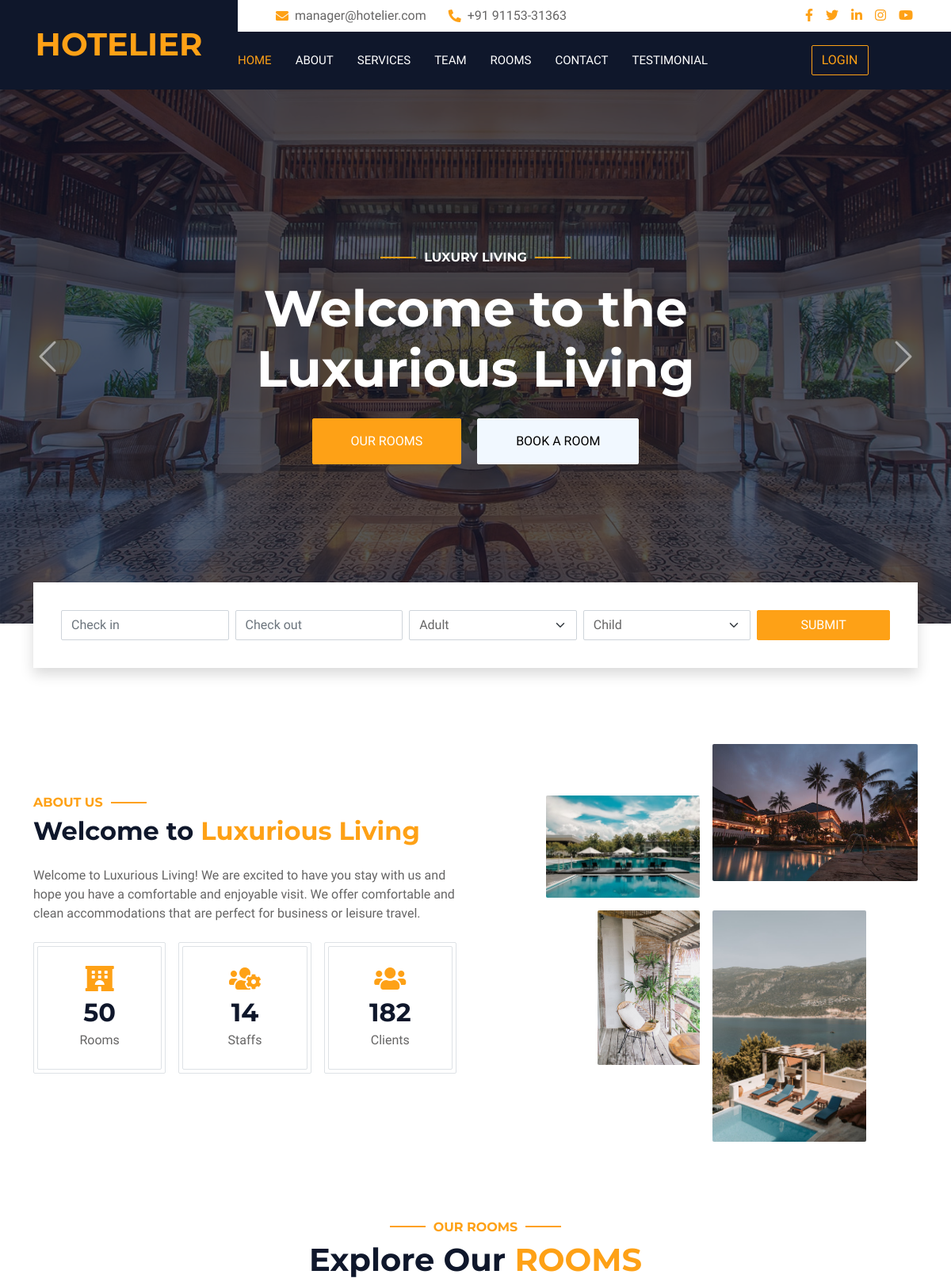
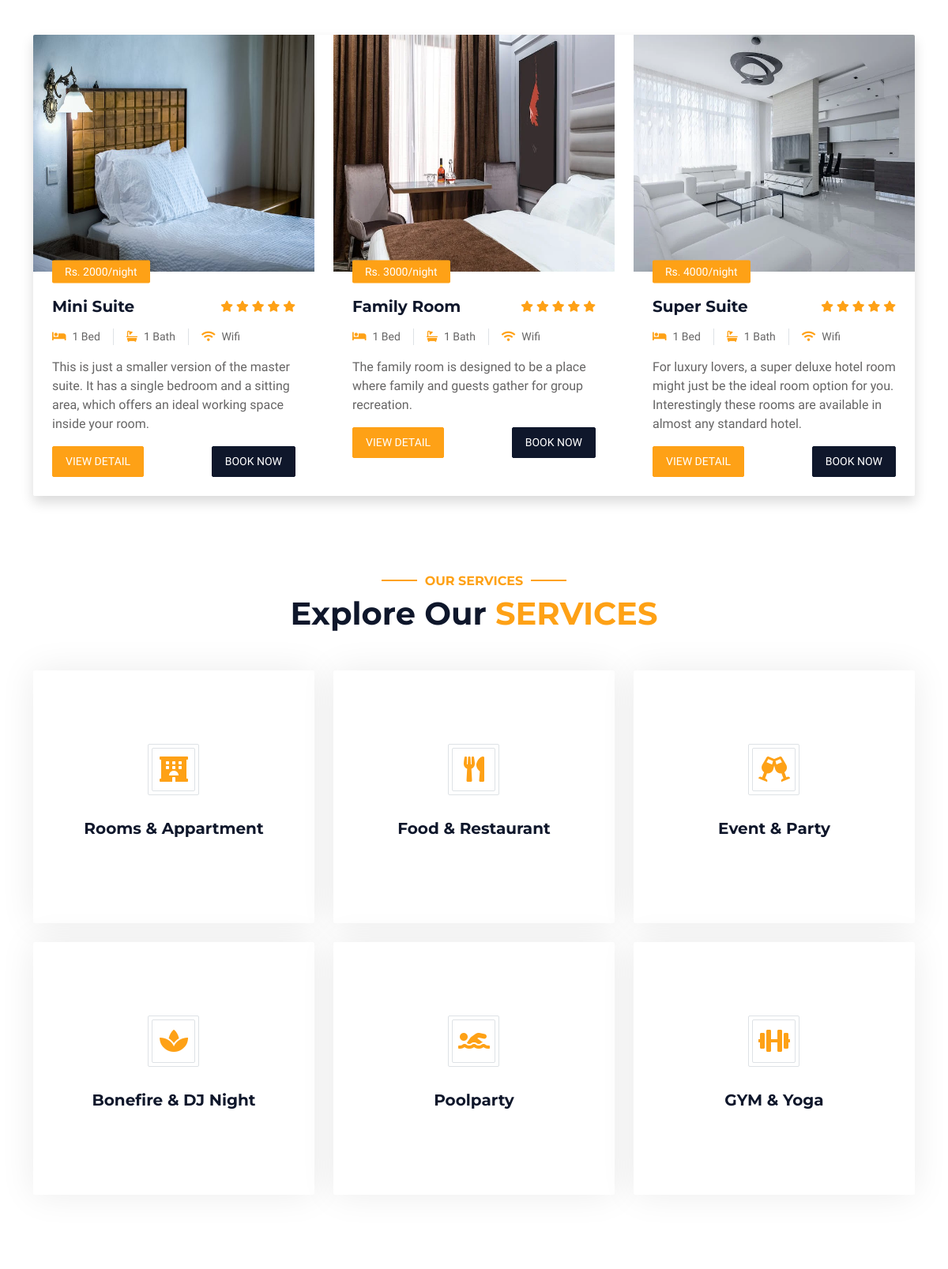
The page / (upper part) on the database its author committed (2 pictures, top to bottom).
### tables this page shows
CREATE TABLE `addroom` (
  `Sno` int(11) NOT NULL,
  `Type` varchar(50) NOT NULL,
  `Bed` int(10) NOT NULL,
  `Bath` int(10) NOT NULL,
  `Description` varchar(1000) NOT NULL,
  `Price` int(150) NOT NULL,
  `Image` varchar(200) NOT NULL
);

### index.php (the view, shortened to what this page needs)
<?php
include"header.php";
?>
        <div class="container-fluid p-0 mb-5">
            <div id="header-carousel" class="carousel slide" data-bs-ride="carousel">
                <div class="carousel-inner">
                    <div class="carousel-item active">
                        <img class="w-100" src="img/carousel-1.jpg" alt="Image">
                        <div class="carousel-caption d-flex flex-column align-items-center justify-content-center">
                            <div class="p-3" style="max-width: 700px;">
                                <h6 class="section-title text-white text-uppercase mb-3 animated slideInDown">Luxury Living</h6>
                                <h3 class="display-3 text-white mb-4 animated slideInDown">Welcome to the Luxurious Living</h3>
                                <a href="room.php" class="btn btn-primary py-md-3 px-md-5 me-3 animated slideInLeft">Our Rooms</a>
                                <a href="room.php" class="btn btn-light py-md-3 px-md-5 animated slideInRight">Book A Room</a>
                            </div>
                        </div>
                    </div>
                </div>
                <button class="carousel-control-prev" type="button" data-bs-target="#header-carousel"
                    data-bs-slide="prev">
                    <span class="carousel-control-prev-icon" aria-hidden="true"></span>
                </button>
                <button class="carousel-control-next" type="button" data-bs-target="#header-carousel"
                    data-bs-slide="next">
                    <span class="carousel-control-next-icon" aria-hidden="true"></span>
                </button>
            </div>
        </div>
        <div class="container-fluid booking pb-5 wow fadeIn" data-wow-delay="0.1s">
            <div class="container">
                <div class="bg-white shadow" style="padding: 35px;">
                    <div class="row g-2">
                        <div class="col-md-10">
                            <div class="row g-2">
                                <div class="col-md-3">
                                    <div class="date" id="date1" data-target-input="nearest">
                                        <input type="text" class="form-control datetimepicker-input"
                                            placeholder="Check in" data-target="#date1" data-toggle="datetimepicker" />
                                    </div>
                                </div>
                                <div class="col-md-3">
                                    <div class="date" id="date2" data-target-input="nearest">
                                        <input type="text" class="form-control datetimepicker-input" placeholder="Check out" data-target="#date2" data-toggle="datetimepicker"/>
                                    </div>
                                </div>
                                <div class="col-md-3">
                                    <select class="form-select">
                                        <option selected>Adult</option>
                                    </select>
                                </div>
                                <div class="col-md-3">
                                    <select class="form-select">
                                        <option selected>Child</option>
                                    </select>
                                </div>
                            </div>
                        </div>
                        <div class="col-md-2">
                            <button class="btn btn-primary w-100">Submit</button>
                        </div>
                    </div>
                </div>
            </div>
        </div>
        <div class="container-xxl py-5">
            <div class="container">
                <div class="row g-5 align-items-center">
                    <div class="col-lg-6">
                        <h6 class="section-title text-start text-primary text-uppercase">About Us</h6>
                        <h2 class="mb-4">Welcome to <span class="text-primary">Luxurious Living</span></h2>
                        <p class="mb-4">Welcome to Luxurious Living! We are excited to have you stay with us and hope you have a comfortable and enjoyable visit. We offer comfortable and clean accommodations that are perfect for business or leisure travel.</p>
                        <div class="row g-3 pb-4">
                            <div class="col-sm-4 wow fadeIn" data-wow-delay="0.1s">
                                <div class="border rounded p-1">
								<?php
								include"mconn.php";
								$x="SELECT * from addroom";
								$y=mysqli_query($conn,$x);
								$z=mysqli_num_rows($y);
								?>
                                    <div class="border rounded text-center p-4">
                                        <i class="fa fa-hotel fa-2x text-primary mb-2"></i>
                                        <h2 class="mb-1" data-toggle="counter-up"><?php echo $z; ?></h2>
                                        <p class="mb-0">Rooms</p>
                                    </div>
                                </div>
                            </div>
                            <div class="col-sm-4 wow fadeIn" data-wow-delay="0.3s">
                                <div class="border rounded p-1">
								<?php
								include"mconn.php";
								$x="SELECT * from staff";
								$y=mysqli_query($conn,$x);
								$z=mysqli_num_rows($y);
								?>
                                    <div class="border rounded text-center p-4">
                                        <i class="fa fa-users-cog fa-2x text-primary mb-2"></i>
                                        <h2 class="mb-1" data-toggle="counter-up"><?php echo $z; ?></h2>
                                        <p class="mb-0">Staffs</p>
                                    </div>
                                </div>
                            </div>
                            <div class="col-sm-4 wow fadeIn" data-wow-delay="0.5s">
                                <div class="border rounded p-1">
								<?php
								include"mconn.php";
								$x="SELECT * from totalvisitor";
								$y=mysqli_query($conn,$x);
								$z=mysqli_num_rows($y);
								?>
                                    <div class="border rounded text-center p-4">
                                        <i class="fa fa-users fa-2x text-primary mb-2"></i>
                                        <h2 class="mb-1" data-toggle="counter-up"><?php echo $z; ?></h2>
                                        <p class="mb-0">Clients</p>
                                    </div>
                                </div>
                            </div>
                        </div>
                    </div>
                    <div class="col-lg-6">
                        <div class="row g-3">
                            <div class="col-6 text-end">
                                <img class="img-fluid rounded w-75 wow zoomIn" data-wow-delay="0.1s" src="img/waterpool.jpeg" style="margin-top: 25%;">
                            </div>
                            <div class="col-6 text-start">
                                <img class="img-fluid rounded w-100 wow zoomIn" data-wow-delay="0.3s" src="img/hotel.jpeg">
                            </div>
                            <div class="col-6 text-end">
                                <img class="img-fluid rounded w-50 wow zoomIn" data-wow-delay="0.5s" src="img/balcony.jpeg">
                            </div>
                            <div class="col-6 text-start">
                                <img class="img-fluid rounded w-75 wow zoomIn" data-wow-delay="0.7s" src="img/mountain.jpeg">
                            </div>
                        </div>
                    </div>
                </div>
            </div>
        </div>
        <div class="container-xxl py-5">
            <div class="container">
				<?php
                include"mconn.php";
                $a="SELECT * from addroom order by rand() limit 3";
                $run=mysqli_query($conn,$a);
                $count=mysqli_num_rows($run);
                if($count>0)
                {
                ?>
                <div class="text-center wow fadeInUp" data-wow-delay="0.1s">
                    <h6 class="section-title text-center text-primary text-uppercase">Our Rooms</h6>
                    <h1 class="mb-5">Explore Our <span class="text-primary text-uppercase">Rooms</span></h1>
                </div>
                        <div class="room-item shadow rounded overflow-hidden">
					<div class="row g-4">
					<?php
					while($r=mysqli_fetch_array($run))
					{
					?>
                    <div class="col-lg-4 col-md-6 wow fadeInUp" data-wow-delay="0.1s">
                            <div class="position-relative">
                                <img class="img-fluid w-100" src="<?php echo 'img/'.$r['Image']; ?>" style="height:300px;" alt="Image">
                                <small class="position-absolute start-0 top-100 translate-middle-y bg-primary text-white rounded py-1 px-3 ms-4"><?php echo "Rs. ".$r['Price']."/night"; ?></small>
                            </div>
                            <div class="p-4 mt-2">
                                <div class="d-flex justify-content-between mb-3">
                                    <h5 class="mb-0"><?php echo $r['Type'];?></h5>
                                    <div class="ps-2">
                                        <small class="fa fa-star text-primary"></small>
                                        <small class="fa fa-star text-primary"></small>
                                        <small class="fa fa-star text-primary"></small>
                                        <small class="fa fa-star text-primary"></small>
                                        <small class="fa fa-star text-primary"></small>
                                    </div>
                                </div>
                                <div class="d-flex mb-3">
                                    <small class="border-end me-3 pe-3"><i class="fa fa-bed text-primary me-2"></i><?php echo $r['Bed'] ." Bed";?></small>
                                    <small class="border-end me-3 pe-3"><i class="fa fa-bath text-primary me-2"></i><?php echo $r['Bath']." Bath";?></small>
                                    <small><i class="fa fa-wifi text-primary me-2"></i>Wifi</small>
                                </div>
								<div>
                               <p><?php echo $r['Description']; ?></p>
								</div>
                                <div class="d-flex justify-content-between">
                                   <a class="btn btn-sm btn-primary rounded py-2 px-3" href="single-room.php?id=<?php echo $r['Sno']; ?>">View Detail</a>
                                    <a class="btn btn-sm btn-dark rounded py-2 px-3" href="booking.php?id=<?php echo $r['Sno']; ?>">Book Now</a>
                                </div>
                </div>
                        </div>
				<?php
				}
				 ?>
                            </div>
                    </div>
					<?php
				}
				    ?>
            </div>
        </div>
        <div class="container-xxl py-5">
            <div class="container">
                <div class="text-center wow fadeInUp" data-wow-delay="0.1s">
                    <h6 class="section-title text-center text-primary text-uppercase">Our Services</h6>
                    <h1 class="mb-5">Explore Our <span class="text-primary text-uppercase">Services</span></h1>
                </div>
                <div class="row g-4">
                    <div class="col-lg-4 col-md-6 wow fadeInUp" data-wow-delay="0.1s">
                        <a class="service-item rounded" href="room.php">
                            <div class="service-icon bg-transparent border rounded p-1">
                                <div class="w-100 h-100 border rounded d-flex align-items-center justify-content-center">
                                     <i class="fa fa-hotel fa-2x text-primary"></i>
                                </div>
                            </div>
                            <h5 class="mb-3">Rooms & Appartment</h5>
                        </a>
                    </div>
                    <div class="col-lg-4 col-md-6 wow fadeInUp" data-wow-delay="0.2s">
                        <a class="service-item rounded" href="burgerkingproject/index.php">
                            <div class="service-icon bg-transparent border rounded p-1">
                                <div class="w-100 h-100 border rounded d-flex align-items-center justify-content-center">
                                    <i class="fa fa-utensils fa-2x text-primary"></i>
                                </div>
                            </div>
                            <h5 class="mb-3">Food & Restaurant</h5>
                        </a>
                    </div>
					 <div class="col-lg-4 col-md-6 wow fadeInUp" data-wow-delay="0.5s">
                        <a class="service-item rounded" href="event.php">
                            <div class="service-icon bg-transparent border rounded p-1">
                                <div class="w-100 h-100 border rounded d-flex align-items-center justify-content-center">
                                    <i class="fa fa-glass-cheers fa-2x text-primary"></i>
                                </div>
                            </div>
                            <h5 class="mb-3">Event & Party</h5>
                        </a>
                    </div>
                    <div class="col-lg-4 col-md-6 wow fadeInUp" data-wow-delay="0.3s">
                        <a class="service-item rounded" href="bonefire.php">
                            <div class="service-icon bg-transparent border rounded p-1">
                                <div class="w-100 h-100 border rounded d-flex align-items-center justify-content-center">
                                    <i class="fa fa-spa fa-2x text-primary"></i>
                                </div>
                            </div>
                            <h5 class="mb-3">Bonefire & DJ Night</h5>
                        </a>
                    </div>
                    <div class="col-lg-4 col-md-6 wow fadeInUp" data-wow-delay="0.4s">
                        <a class="service-item rounded" href="pool.php">
                            <div class="service-icon bg-transparent border rounded p-1">
                                <div class="w-100 h-100 border rounded d-flex align-items-center justify-content-center">
                                    <i class="fa fa-swimmer fa-2x text-primary"></i>
                                </div>
                            </div>
                            <h5 class="mb-3">Poolparty</h5>
                        </a>
                    </div>
                    <div class="col-lg-4 col-md-6 wow fadeInUp" data-wow-delay="0.6s">
                        <a class="service-item rounded" href="yoga.php">
                            <div class="service-icon bg-transparent border rounded p-1">
                                <div class="w-100 h-100 border rounded d-flex align-items-center justify-content-center">
                                    <i class="fa fa-dumbbell fa-2x text-primary"></i>
                                </div>
                            </div>
                            <h5 class="mb-3">GYM & Yoga</h5>
                        </a>
                    </div>
                </div>
            </div>
        </div>
        <?php
		include"footer.php";
		?>

### rows shown on the page
addroom: Image (picture), Price "2000", Type "Mini Suite", Bed "1", Bath "1", Description "This is just a smaller version of the master suite. It has a single bedroom and a sitting area, which offers an ideal working space inside your room."
addroom: Image (picture), Price "3000", Type "Family Room", Bed "1", Bath "1", Description "The family room is designed to be a place where family and guests gather for group recreation."
addroom: shows a picture, Price "4000", Type "Super Suite", Bed "1", Bath "1", Description "For luxury lovers, a super deluxe hotel room might just be the ideal room option for you. Interestingly these rooms are available in almost any standard hotel."

### other values the page prints
$z "50"
$z "14"
$z "182"
